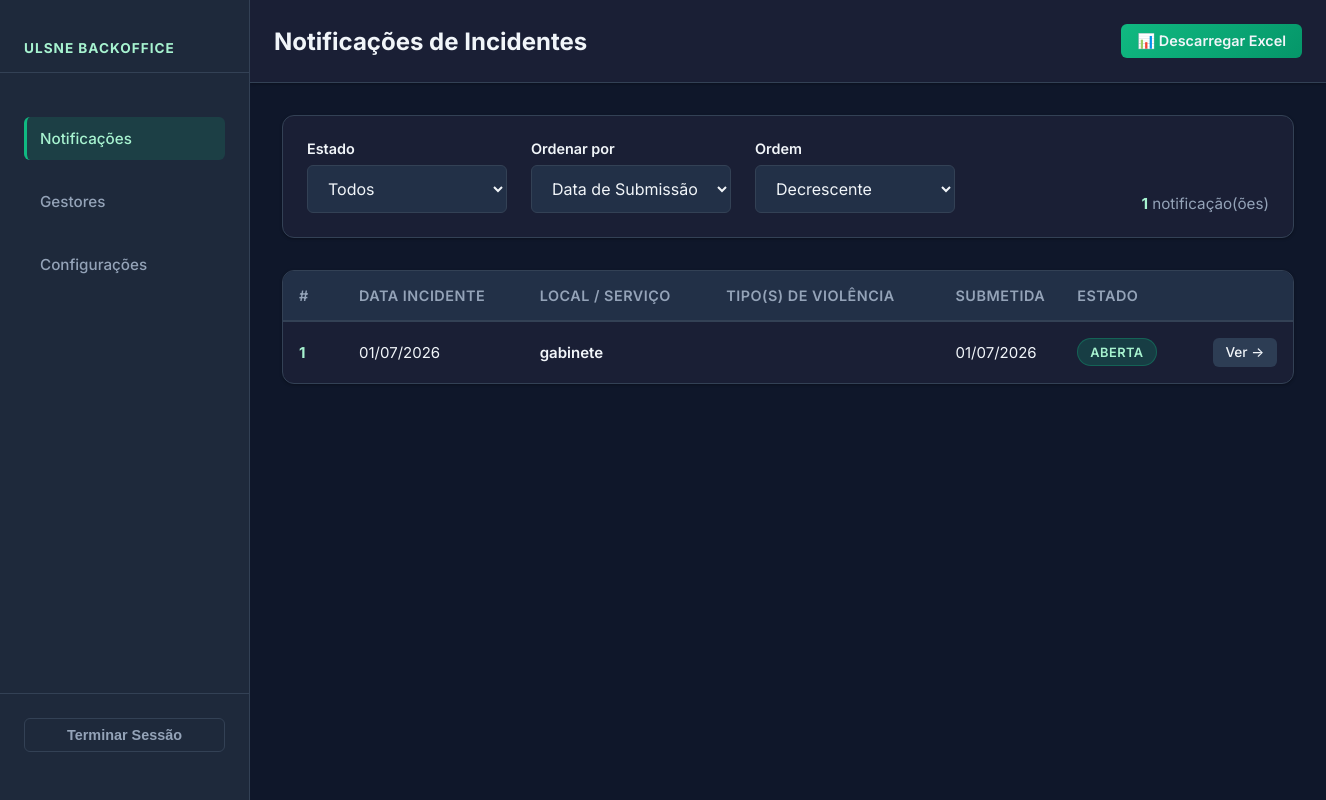
Page /admin/notificacoes (signed in) on the committed database.
### app/models.py (models this page shows, shortened)
class Notification(db.Model):
    __tablename__ = 'notifications'
    id = db.Column(db.Integer, primary_key=True)
    token = db.Column(db.String(36), unique=True, nullable=False, default=lambda: str(uuid.uuid4()))
    status = db.Column(db.String(20), nullable=False, default=STATUS_ABERTA)
    unidade_local = db.Column(db.String(200), nullable=False)
    servico = db.Column(db.String(200), nullable=True)
    quem_notifica = db.Column(db.String(50), nullable=False)  # 'proprio', 'outro'
    quem_notifica_outro = db.Column(db.String(200), nullable=True)
    eh_anonimo = db.Column(db.Boolean, default=True)
    nome_notificante = db.Column(db.String(200), nullable=True)
    contacto_notificante = db.Column(db.String(200), nullable=True)
    data_notificacao = db.Column(db.Date, nullable=False)
    data_incidente = db.Column(db.DateTime, nullable=False)
    local_incidente = db.Column(db.String(50), nullable=False)
    local_incidente_outro = db.Column(db.String(200), nullable=True)
    tipos_incidente = db.Column(db.String(500), nullable=False)  # CSV
    tipos_incidente_outro = db.Column(db.String(200), nullable=True)
    tipo_vitima = db.Column(db.String(50), nullable=False)
    categoria_profissional = db.Column(db.String(50), nullable=True)
    nome_vitima = db.Column(db.String(200), nullable=True)
    tipo_agressor = db.Column(db.String(50), nullable=False)
    numero_agressores = db.Column(db.Integer, nullable=True)
    identidade_conhecida = db.Column(db.String(50), nullable=True)  # 'sim', 'nao'
    nome_agressor = db.Column(db.String(200), nullable=True)
    danos_fisicos = db.Column(db.String(50), nullable=True)  # 'sim', 'nao', 'desconhecido'
    impacto_psicologico = db.Column(db.String(50), nullable=True)
    assistencia_medica = db.Column(db.String(50), nullable=True)
    intervencao_autoridades = db.Column(db.String(50), nullable=True)
    quem_foi_informado = db.Column(db.String(500), nullable=True)  # CSV
    quem_informado_outro = db.Column(db.String(200), nullable=True)
    medidas_aplicadas = db.Column(db.String(500), nullable=True)  # CSV
    medidas_outro = db.Column(db.String(200), nullable=True)
    existem_testemunhas = db.Column(db.String(50), nullable=True)
    descricao_testemunhas = db.Column(db.Text, nullable=True)
    descricao = db.Column(db.Text, nullable=False)
    risco_repeticao = db.Column(db.String(50), nullable=True)  # 'sim', 'nao', 'nao_sei'
    agressor_contacto = db.Column(db.String(50), nullable=True)
    created_at = db.Column(db.DateTime, default=datetime.utcnow)
    updated_at = db.Column(db.DateTime, default=datetime.utcnow, onupdate=datetime.utcnow)
    comments = db.relationship('Comment', backref='notification', lazy=True, order_by='Comment.created_at')
    @property
    def status_label(self):
        return STATUS_LABELS.get(self.status, self.status)

### app/routes/backoffice.py (the view)
@bp.route('/notificacoes')
@login_required
def notifications():
    status_filter = request.args.get('status', '')
    sort = request.args.get('sort', 'created_at')
    order = request.args.get('order', 'desc')
    query = Notification.query
    if status_filter:
        query = query.filter_by(status=status_filter)
    col = getattr(Notification, sort, Notification.created_at)
    if order == 'asc':
        query = query.order_by(col.asc())
    else:
        query = query.order_by(col.desc())
    notifications = query.all()
    return render_template(
        'admin/notifications.html',
        notifications=notifications,
        status_filter=status_filter,
        sort=sort,
        order=order,
        status_labels=STATUS_LABELS,
    )

### app/__init__.py (called while the page is built)
@login_manager.user_loader
def load_user(user_id):
    return User.query.get(int(user_id))

def create_app():
    app = Flask(__name__, instance_relative_config=True)
    app.config.from_object(Config)
    db.init_app(app)
    login_manager.init_app(app)
    csrf.init_app(app)
    from .routes.public import bp as public_bp
    from .routes.auth import bp as auth_bp
    from .routes.backoffice import bp as backoffice_bp
    from .routes.users import bp as users_bp
    from .routes.settings import bp as settings_bp
    app.register_blueprint(public_bp)
    app.register_blueprint(auth_bp)
    app.register_blueprint(backoffice_bp)
    app.register_blueprint(users_bp)
    app.register_blueprint(settings_bp)
    from datetime import datetime
    @app.context_processor
    def inject_now():
        return {'now': datetime.utcnow()}
    with app.app_context():
        db.create_all()
        _seed_admin()
    return app

### app/templates/admin/notifications.html (shortened to what this page needs)
{% extends "admin/base_admin.html" %}
{% block topbar %}
  <h2 class="topbar-title">Notificações de Incidentes</h2>
  <div class="topbar-actions">
    <a href="{{ url_for('backoffice.export_excel', status=status_filter) }}" class="btn btn-primary btn-sm" title="Exportar para Excel">
      📊 Descarregar Excel
    </a>
  </div>
{% endblock %}
{% block content %}
<div class="toolbar">
  <form method="GET" class="filter-form">
    <div class="filter-group">
      <label>Estado</label>
      <select name="status" class="form-control select" onchange="this.form.submit()">
        <option value="">Todos</option>
      </select>
    </div>
    <div class="filter-group">
      <label>Ordenar por</label>
      <select name="sort" class="form-control select" onchange="this.form.submit()">
        <option value="created_at" {% if sort == 'created_at' %}selected{% endif %}>Data de Submissão</option>
      </select>
    </div>
    <div class="filter-group">
      <label>Ordem</label>
      <select name="order" class="form-control select" onchange="this.form.submit()">
        <option value="desc" {% if order == 'desc' %}selected{% endif %}>Decrescente</option>
      </select>
    </div>
  </form>
  <div class="toolbar-count">
    <strong>{{ notifications | length }}</strong> notificação(ões)
  </div>
</div>
{% if notifications %}
<div class="table-wrapper">
  <table class="data-table">
    <thead>
      <tr>
        <th>#</th>
        <th>Data Incidente</th>
        <th>Local / Serviço</th>
        <th>Tipo(s) de Violência</th>
        <th>Submetida</th>
        <th>Estado</th>
        <th></th>
      </tr>
    </thead>
    <tbody>
      {% for n in notifications %}
      <tr class="table-row" onclick="window.location='{{ url_for('backoffice.notification_detail', notif_id=n.id) }}'">
        <td class="col-id">{{ n.id }}</td>
        <td>{{ n.data_incidente.strftime('%d/%m/%Y') }}</td>
        <td>
          <span class="local-main">{{ n.local_incidente }}</span>
        </td>
        <td>
        </td>
        <td class="col-date">{{ n.created_at.strftime('%d/%m/%Y') }}</td>
        <td><span class="badge badge-{{ n.status }}">{{ n.status_label }}</span></td>
        <td class="col-action">
          <a href="{{ url_for('backoffice.notification_detail', notif_id=n.id) }}" class="btn-table-action" onclick="event.stopPropagation()">Ver →</a>
        </td>
      </tr>
      {% endfor %}
    </tbody>
  </table>
</div>
{% endif %}
{% endblock %}

### app/static/css/admin.css (style rules this page uses)
:root { --bg: #0f172a; --sidebar: #1e293b; --sidebar-hover: #334155; --sidebar-active: #0d9488; --surface: #1a1f35; --surface-2: #223047; --surface-3: #2d3d54; --border: #334155; --text: #f1f5f9; --text-muted: #94a3b8; --text-dim: #64748b; --green: #10b981; --green-dark: #059669; --green-light: #a7f3d0; --blue: #3b82f6; --blue-dark: #1e40af; --gold: #f59e0b; --red: #ef4444; --red-dim: rgba(239, 68, 68, 0.15); --shadow: 0 1px 3px 0 rgba(0, 0, 0, 0.3); --shadow-md: 0 4px 6px -1px rgba(0, 0, 0, 0.3); --shadow-lg: 0 10px 15px -3px rgba(0, 0, 0, 0.3); --radius: 12px; --radius-sm: 6px; --sidebar-w: 250px; --font-display: 'Inter', sans-serif; --font-body: 'Inter', -apple-system, BlinkMacSystemFont, 'Segoe UI', sans-serif; --font-mono: 'SF Mono', Consolas, 'Courier New', monospace; }
* { box-sizing: border-box; margin: 0; padding: 0; }
html { color-scheme: dark; scroll-behavior: smooth; -webkit-font-smoothing: antialiased; -moz-osx-font-smoothing: grayscale; }
body { font-family: var(--font-body); font-size: 15px; color: var(--text); background: var(--bg); min-height: 100vh; }
.admin-layout { display: flex; min-height: 100vh; }
.topbar-title { font-size: 1.5rem; font-weight: 700; flex: 1; }
.topbar-actions { display: flex; gap: 1rem; align-items: center; margin-left: auto; }
.topbar-actions .btn { margin: 0; }
.table-wrapper { background: var(--surface); border: 1px solid var(--border); border-radius: var(--radius); overflow-x: auto; box-shadow: var(--shadow); }
.data-table { width: 100%; border-collapse: collapse; }
.data-table thead { background: var(--surface-2); border-bottom: 2px solid var(--border); }
.data-table th { padding: 1rem; text-align: left; font-weight: 600; font-size: 0.9rem; letter-spacing: 0.5px; text-transform: uppercase; color: var(--text-muted); }
.data-table td { padding: 1rem; border-bottom: 1px solid var(--border); }
.data-table tbody tr { transition: background 0.2s; }
.data-table tbody tr:last-child td { border-bottom: none; }
.col-id { font-weight: 700; color: var(--green-light); width: 60px; }
.col-date { white-space: nowrap; width: 120px; }
.col-action { text-align: center; white-space: nowrap; width: 100px; }
.local-main { display: block; font-weight: 600; color: var(--text); }
.table-row { cursor: pointer; }
.toolbar { background: var(--surface); border: 1px solid var(--border); border-radius: var(--radius); padding: 1.5rem; display: flex; gap: 2rem; align-items: flex-end; margin-bottom: 2rem; box-shadow: var(--shadow); }
.filter-form { display: flex; gap: 1.5rem; flex-wrap: wrap; flex: 1; }
.filter-group { display: flex; flex-direction: column; min-width: 200px; }
.filter-group label { font-weight: 600; color: var(--text); margin-bottom: 0.5rem; font-size: 0.9rem; }
.filter-group .form-control { margin: 0; }
.toolbar-count { color: var(--text-muted); font-size: 0.95rem; }
.toolbar-count strong { color: var(--green-light); font-weight: 700; }
.badge-aberta { background: rgba(16, 185, 129, 0.2); color: var(--green-light); border: 1px solid rgba(16, 185, 129, 0.4); }
.btn-table-action { padding: 0.4rem 0.8rem; background: var(--surface-3); color: var(--text); border: none; border-radius: var(--radius-sm); cursor: pointer; text-decoration: none; font-size: 0.85rem; font-weight: 500; transition: all 0.2s; display: inline-block; margin-left: 0.5rem; }
.form-control { padding: 0.75rem 1rem; background: var(--surface-2); border: 1px solid var(--border); border-radius: var(--radius-sm); color: var(--text); font-family: var(--font-body); font-size: 1rem; transition: all 0.2s; }
.btn { display: inline-flex; align-items: center; justify-content: center; gap: 0.5rem; padding: 0.75rem 1.5rem; border-radius: var(--radius-sm); font-weight: 600; font-size: 1rem; border: none; cursor: pointer; text-decoration: none; transition: all 0.2s; white-space: nowrap; }
.btn-primary { background: linear-gradient(135deg, var(--green) 0%, var(--green-dark) 100%); color: var(--white); }
.btn-sm { padding: 0.5rem 1rem; font-size: 0.9rem; }
.badge { display: inline-block; padding: 0.35rem 0.75rem; border-radius: 2rem; font-size: 0.8rem; font-weight: 600; text-transform: uppercase; letter-spacing: 0.5px; }
.badge-aberta { background: rgba(16, 185, 129, 0.2); color: var(--green-light); border: 1px solid rgba(16, 185, 129, 0.3); }

### rows in the picture
Notification: id "1", data_incidente "01/07/2026", local_incidente "gabinete", created_at "01/07/2026", status_label "ABERTA"

### other values in the picture
{{ notifications | length }} "1"
